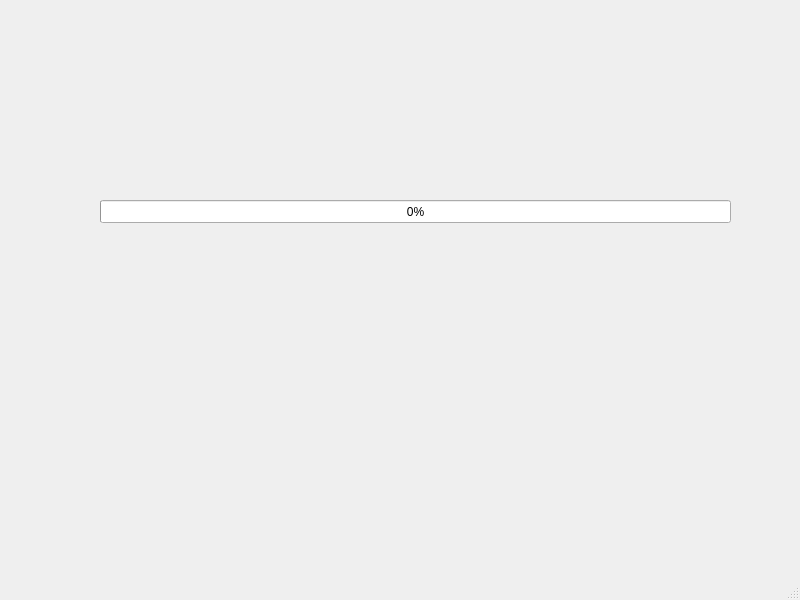
<?xml version="1.0" encoding="UTF-8"?>
<ui version="4.0">
 <class>MainWindow</class>
 <widget class="QMainWindow" name="MainWindow">
  <property name="geometry">
   <rect>
    <x>0</x>
    <y>0</y>
    <width>800</width>
    <height>600</height>
   </rect>
  </property>
  <property name="windowTitle">
   <string>MainWindow</string>
  </property>
  <widget class="QWidget" name="centralwidget">
   <widget class="QProgressBar" name="progressBar">
    <property name="geometry">
     <rect>
      <x>100</x>
      <y>200</y>
      <width>631</width>
      <height>23</height>
     </rect>
    </property>
    <property name="value">
     <number>0</number>
    </property>
   </widget>
  </widget>
  <widget class="QMenuBar" name="menubar">
   <property name="geometry">
    <rect>
     <x>0</x>
     <y>0</y>
     <width>800</width>
     <height>21</height>
    </rect>
   </property>
  </widget>
  <widget class="QStatusBar" name="statusbar"/>
 </widget>
 <resources/>
 <connections/>
</ui>
